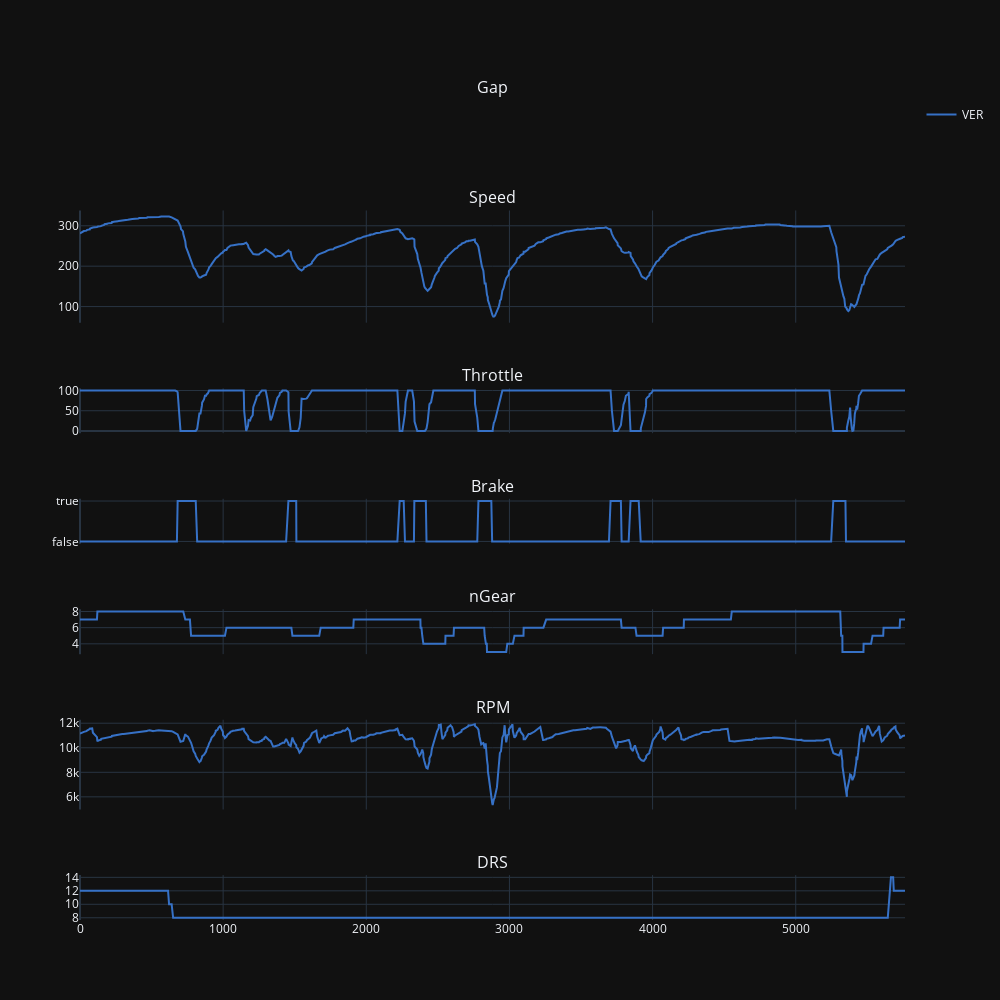
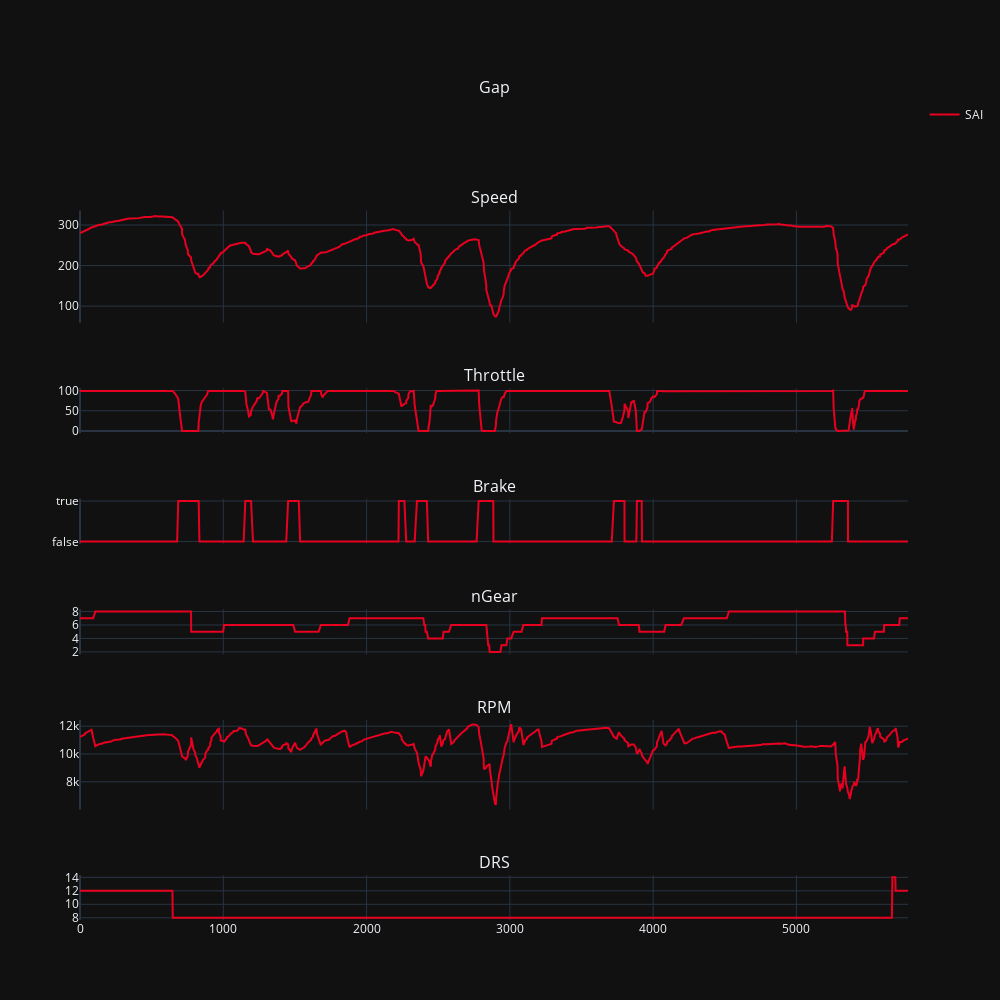
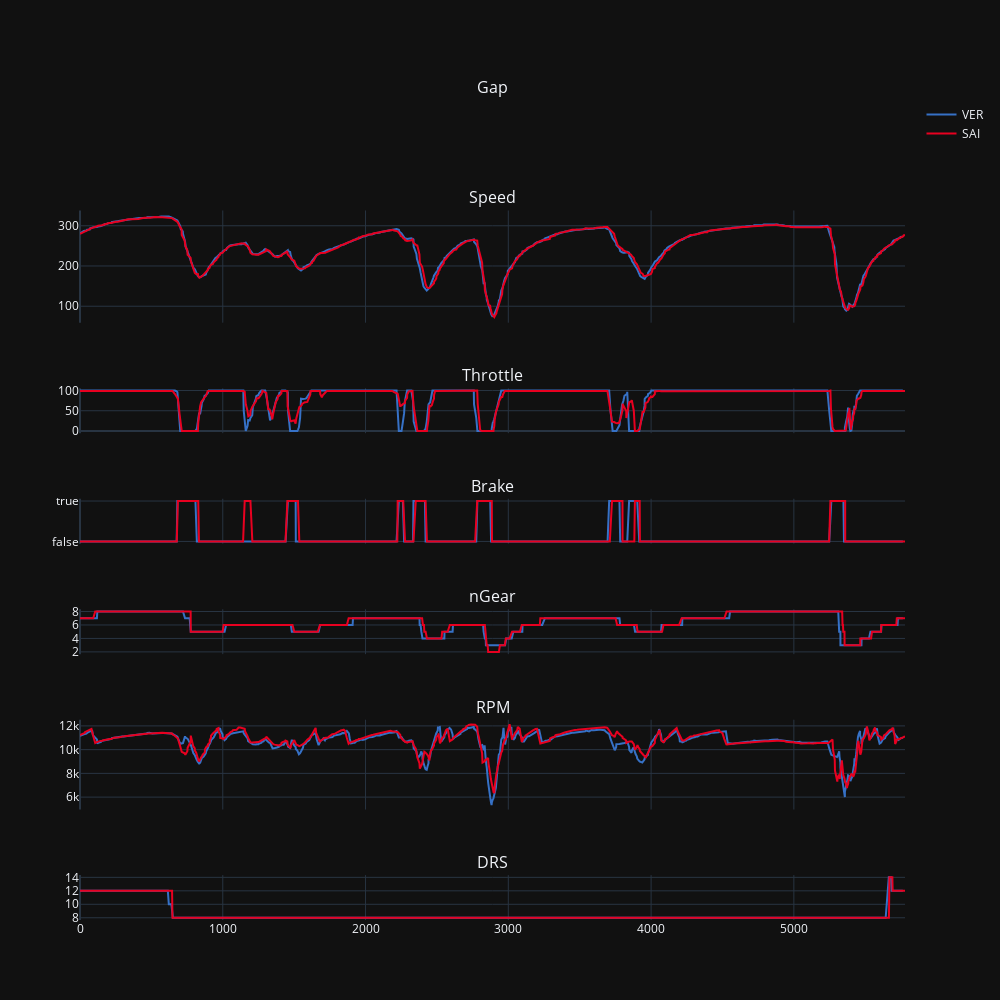

These figures' notebook cell, in order:
### Code cell
def get_image(
    data=telemetry_driver_1, driver_name=driver_1, driver_color=color_driver_1
):
    lapfigure = QualiLapFigure(
        data=data, driver_name=driver_name, driver_color=driver_color
    )
    lapfigure.new()
    lapfigure.fill_figure()
    lapfigure.update_layout()

    lapfigure.fig.show()
    return lapfigure


verstappen = get_image(
    data=telemetry_driver_1, driver_name=driver_1, driver_color=color_driver_1
)
sainz = get_image(
    data=telemetry_driver_2, driver_name=driver_2, driver_color=color_driver_2
)

final = QualiLapComparisonFigure.compare_laps([verstappen, sainz])
final.fig.show()

### Figure 1 — Plotly figure (JSON) as saved in the notebook; plotly's stock layout.template omitted (floating-point values rounded to 4 significant figures; data arrays with more than 128 entries replaced by an {"elided": "..."} marker saying what was removed)
{"data": [{"line": {"color": "#3671C6"}, "mode": "lines", "name": "VER", "showlegend": true, "type": "scatter", "x": {"elided": "685 float values"}, "xaxis": "x2", "y": {"elided": "685 int values"}, "yaxis": "y2"}, {"line": {"color": "#3671C6"}, "mode": "lines", "name": "VER", "showlegend": false, "type": "scatter", "x": {"elided": "685 float values"}, "xaxis": "x3", "y": {"elided": "685 int values"}, "yaxis": "y3"}, {"line": {"color": "#3671C6"}, "mode": "lines", "name": "VER", "showlegend": false, "type": "scatter", "x": {"elided": "685 float values"}, "xaxis": "x4", "y": {"elided": "685 bool values"}, "yaxis": "y4"}, {"line": {"color": "#3671C6"}, "mode": "lines", "name": "VER", "showlegend": false, "type": "scatter", "x": {"elided": "685 float values"}, "xaxis": "x5", "y": {"elided": "685 int values"}, "yaxis": "y5"}, {"line": {"color": "#3671C6"}, "mode": "lines", "name": "VER", "showlegend": false, "type": "scatter", "x": {"elided": "685 float values"}, "xaxis": "x6", "y": {"elided": "685 int values"}, "yaxis": "y6"}, {"line": {"color": "#3671C6"}, "mode": "lines", "name": "VER", "showlegend": false, "type": "scatter", "x": {"elided": "685 float values"}, "xaxis": "x7", "y": {"elided": "685 int values"}, "yaxis": "y7"}], "layout": {"annotations": [{"font": {"size": 16}, "showarrow": false, "text": "Gap", "x": 0.5, "xanchor": "center", "xref": "paper", "y": 1, "yanchor": "bottom", "yref": "paper"}, {"font": {"size": 16}, "showarrow": false, "text": "Speed", "x": 0.5, "xanchor": "center", "xref": "paper", "y": 0.8653, "yanchor": "bottom", "yref": "paper"}, {"font": {"size": 16}, "showarrow": false, "text": "Throttle", "x": 0.5, "xanchor": "center", "xref": "paper", "y": 0.6484, "yanchor": "bottom", "yref": "paper"}, {"font": {"size": 16}, "showarrow": false, "text": "Brake", "x": 0.5, "xanchor": "center", "xref": "paper", "y": 0.5137, "yanchor": "bottom", "yref": "paper"}, {"font": {"size": 16}, "showarrow": false, "text": "nGear", "x": 0.5, "xanchor": "center", "xref": "paper", "y": 0.3789, "yanchor": "bottom", "yref": "paper"}, {"font": {"size": 16}, "showarrow": false, "text": "RPM", "x": 0.5, "xanchor": "center", "xref": "paper", "y": 0.2442, "yanchor": "bottom", "yref": "paper"}, {"font": {"size": 16}, "showarrow": false, "text": "DRS", "x": 0.5, "xanchor": "center", "xref": "paper", "y": 0.05474, "yanchor": "bottom", "yref": "paper"}], "height": 1000, "width": 1000, "xaxis": {"anchor": "y", "domain": [0, 1], "matches": "x7", "showticklabels": false, "title": {"text": "Lap distance (meters)"}}, "xaxis2": {"anchor": "y2", "domain": [0, 1], "matches": "x7", "showticklabels": false}, "xaxis3": {"anchor": "y3", "domain": [0, 1], "matches": "x7", "showticklabels": false}, "xaxis4": {"anchor": "y4", "domain": [0, 1], "matches": "x7", "showticklabels": false}, "xaxis5": {"anchor": "y5", "domain": [0, 1], "matches": "x7", "showticklabels": false}, "xaxis6": {"anchor": "y6", "domain": [0, 1], "matches": "x7", "showticklabels": false}, "xaxis7": {"anchor": "y7", "domain": [0, 1]}, "yaxis": {"anchor": "x", "domain": [0.9453, 1]}, "yaxis2": {"anchor": "x2", "domain": [0.7284, 0.8653]}, "yaxis3": {"anchor": "x3", "domain": [0.5937, 0.6484]}, "yaxis4": {"anchor": "x4", "domain": [0.4589, 0.5137]}, "yaxis5": {"anchor": "x5", "domain": [0.3242, 0.3789]}, "yaxis6": {"anchor": "x6", "domain": [0.1347, 0.2442]}, "yaxis7": {"anchor": "x7", "domain": [0, 0.05474]}}}

### Figure 2 — Plotly figure (JSON) as saved in the notebook; plotly's stock layout.template omitted (floating-point values rounded to 4 significant figures; data arrays with more than 128 entries replaced by an {"elided": "..."} marker saying what was removed)
{"data": [{"line": {"color": "#E80020"}, "mode": "lines", "name": "SAI", "showlegend": true, "type": "scatter", "x": {"elided": "693 float values"}, "xaxis": "x2", "y": {"elided": "693 int values"}, "yaxis": "y2"}, {"line": {"color": "#E80020"}, "mode": "lines", "name": "SAI", "showlegend": false, "type": "scatter", "x": {"elided": "693 float values"}, "xaxis": "x3", "y": {"elided": "693 int values"}, "yaxis": "y3"}, {"line": {"color": "#E80020"}, "mode": "lines", "name": "SAI", "showlegend": false, "type": "scatter", "x": {"elided": "693 float values"}, "xaxis": "x4", "y": {"elided": "693 bool values"}, "yaxis": "y4"}, {"line": {"color": "#E80020"}, "mode": "lines", "name": "SAI", "showlegend": false, "type": "scatter", "x": {"elided": "693 float values"}, "xaxis": "x5", "y": {"elided": "693 int values"}, "yaxis": "y5"}, {"line": {"color": "#E80020"}, "mode": "lines", "name": "SAI", "showlegend": false, "type": "scatter", "x": {"elided": "693 float values"}, "xaxis": "x6", "y": {"elided": "693 int values"}, "yaxis": "y6"}, {"line": {"color": "#E80020"}, "mode": "lines", "name": "SAI", "showlegend": false, "type": "scatter", "x": {"elided": "693 float values"}, "xaxis": "x7", "y": {"elided": "693 int values"}, "yaxis": "y7"}], "layout": {"annotations": [{"font": {"size": 16}, "showarrow": false, "text": "Gap", "x": 0.5, "xanchor": "center", "xref": "paper", "y": 1, "yanchor": "bottom", "yref": "paper"}, {"font": {"size": 16}, "showarrow": false, "text": "Speed", "x": 0.5, "xanchor": "center", "xref": "paper", "y": 0.8653, "yanchor": "bottom", "yref": "paper"}, {"font": {"size": 16}, "showarrow": false, "text": "Throttle", "x": 0.5, "xanchor": "center", "xref": "paper", "y": 0.6484, "yanchor": "bottom", "yref": "paper"}, {"font": {"size": 16}, "showarrow": false, "text": "Brake", "x": 0.5, "xanchor": "center", "xref": "paper", "y": 0.5137, "yanchor": "bottom", "yref": "paper"}, {"font": {"size": 16}, "showarrow": false, "text": "nGear", "x": 0.5, "xanchor": "center", "xref": "paper", "y": 0.3789, "yanchor": "bottom", "yref": "paper"}, {"font": {"size": 16}, "showarrow": false, "text": "RPM", "x": 0.5, "xanchor": "center", "xref": "paper", "y": 0.2442, "yanchor": "bottom", "yref": "paper"}, {"font": {"size": 16}, "showarrow": false, "text": "DRS", "x": 0.5, "xanchor": "center", "xref": "paper", "y": 0.05474, "yanchor": "bottom", "yref": "paper"}], "height": 1000, "width": 1000, "xaxis": {"anchor": "y", "domain": [0, 1], "matches": "x7", "showticklabels": false, "title": {"text": "Lap distance (meters)"}}, "xaxis2": {"anchor": "y2", "domain": [0, 1], "matches": "x7", "showticklabels": false}, "xaxis3": {"anchor": "y3", "domain": [0, 1], "matches": "x7", "showticklabels": false}, "xaxis4": {"anchor": "y4", "domain": [0, 1], "matches": "x7", "showticklabels": false}, "xaxis5": {"anchor": "y5", "domain": [0, 1], "matches": "x7", "showticklabels": false}, "xaxis6": {"anchor": "y6", "domain": [0, 1], "matches": "x7", "showticklabels": false}, "xaxis7": {"anchor": "y7", "domain": [0, 1]}, "yaxis": {"anchor": "x", "domain": [0.9453, 1]}, "yaxis2": {"anchor": "x2", "domain": [0.7284, 0.8653]}, "yaxis3": {"anchor": "x3", "domain": [0.5937, 0.6484]}, "yaxis4": {"anchor": "x4", "domain": [0.4589, 0.5137]}, "yaxis5": {"anchor": "x5", "domain": [0.3242, 0.3789]}, "yaxis6": {"anchor": "x6", "domain": [0.1347, 0.2442]}, "yaxis7": {"anchor": "x7", "domain": [0, 0.05474]}}}

### Figure 3 — Plotly figure (JSON) as saved in the notebook; plotly's stock layout.template omitted (floating-point values rounded to 4 significant figures; data arrays with more than 128 entries replaced by an {"elided": "..."} marker saying what was removed)
{"data": [{"line": {"color": "#3671C6"}, "mode": "lines", "name": "VER", "showlegend": true, "type": "scatter", "x": {"elided": "685 float values"}, "xaxis": "x2", "y": {"elided": "685 int values"}, "yaxis": "y2"}, {"line": {"color": "#E80020"}, "mode": "lines", "name": "SAI", "showlegend": true, "type": "scatter", "x": {"elided": "693 float values"}, "xaxis": "x2", "y": {"elided": "693 int values"}, "yaxis": "y2"}, {"line": {"color": "#3671C6"}, "mode": "lines", "name": "VER", "showlegend": false, "type": "scatter", "x": {"elided": "685 float values"}, "xaxis": "x3", "y": {"elided": "685 int values"}, "yaxis": "y3"}, {"line": {"color": "#E80020"}, "mode": "lines", "name": "SAI", "showlegend": false, "type": "scatter", "x": {"elided": "693 float values"}, "xaxis": "x3", "y": {"elided": "693 int values"}, "yaxis": "y3"}, {"line": {"color": "#3671C6"}, "mode": "lines", "name": "VER", "showlegend": false, "type": "scatter", "x": {"elided": "685 float values"}, "xaxis": "x4", "y": {"elided": "685 bool values"}, "yaxis": "y4"}, {"line": {"color": "#E80020"}, "mode": "lines", "name": "SAI", "showlegend": false, "type": "scatter", "x": {"elided": "693 float values"}, "xaxis": "x4", "y": {"elided": "693 bool values"}, "yaxis": "y4"}, {"line": {"color": "#3671C6"}, "mode": "lines", "name": "VER", "showlegend": false, "type": "scatter", "x": {"elided": "685 float values"}, "xaxis": "x5", "y": {"elided": "685 int values"}, "yaxis": "y5"}, {"line": {"color": "#E80020"}, "mode": "lines", "name": "SAI", "showlegend": false, "type": "scatter", "x": {"elided": "693 float values"}, "xaxis": "x5", "y": {"elided": "693 int values"}, "yaxis": "y5"}, {"line": {"color": "#3671C6"}, "mode": "lines", "name": "VER", "showlegend": false, "type": "scatter", "x": {"elided": "685 float values"}, "xaxis": "x6", "y": {"elided": "685 int values"}, "yaxis": "y6"}, {"line": {"color": "#E80020"}, "mode": "lines", "name": "SAI", "showlegend": false, "type": "scatter", "x": {"elided": "693 float values"}, "xaxis": "x6", "y": {"elided": "693 int values"}, "yaxis": "y6"}, {"line": {"color": "#3671C6"}, "mode": "lines", "name": "VER", "showlegend": false, "type": "scatter", "x": {"elided": "685 float values"}, "xaxis": "x7", "y": {"elided": "685 int values"}, "yaxis": "y7"}, {"line": {"color": "#E80020"}, "mode": "lines", "name": "SAI", "showlegend": false, "type": "scatter", "x": {"elided": "693 float values"}, "xaxis": "x7", "y": {"elided": "693 int values"}, "yaxis": "y7"}], "layout": {"annotations": [{"font": {"size": 16}, "showarrow": false, "text": "Gap", "x": 0.5, "xanchor": "center", "xref": "paper", "y": 1, "yanchor": "bottom", "yref": "paper"}, {"font": {"size": 16}, "showarrow": false, "text": "Speed", "x": 0.5, "xanchor": "center", "xref": "paper", "y": 0.8653, "yanchor": "bottom", "yref": "paper"}, {"font": {"size": 16}, "showarrow": false, "text": "Throttle", "x": 0.5, "xanchor": "center", "xref": "paper", "y": 0.6484, "yanchor": "bottom", "yref": "paper"}, {"font": {"size": 16}, "showarrow": false, "text": "Brake", "x": 0.5, "xanchor": "center", "xref": "paper", "y": 0.5137, "yanchor": "bottom", "yref": "paper"}, {"font": {"size": 16}, "showarrow": false, "text": "nGear", "x": 0.5, "xanchor": "center", "xref": "paper", "y": 0.3789, "yanchor": "bottom", "yref": "paper"}, {"font": {"size": 16}, "showarrow": false, "text": "RPM", "x": 0.5, "xanchor": "center", "xref": "paper", "y": 0.2442, "yanchor": "bottom", "yref": "paper"}, {"font": {"size": 16}, "showarrow": false, "text": "DRS", "x": 0.5, "xanchor": "center", "xref": "paper", "y": 0.05474, "yanchor": "bottom", "yref": "paper"}], "height": 1000, "width": 1000, "xaxis": {"anchor": "y", "domain": [0, 1], "matches": "x7", "showticklabels": false, "title": {"text": "Lap distance (meters)"}}, "xaxis2": {"anchor": "y2", "domain": [0, 1], "matches": "x7", "showticklabels": false}, "xaxis3": {"anchor": "y3", "domain": [0, 1], "matches": "x7", "showticklabels": false}, "xaxis4": {"anchor": "y4", "domain": [0, 1], "matches": "x7", "showticklabels": false}, "xaxis5": {"anchor": "y5", "domain": [0, 1], "matches": "x7", "showticklabels": false}, "xaxis6": {"anchor": "y6", "domain": [0, 1], "matches": "x7", "showticklabels": false}, "xaxis7": {"anchor": "y7", "domain": [0, 1]}, "yaxis": {"anchor": "x", "domain": [0.9453, 1]}, "yaxis2": {"anchor": "x2", "domain": [0.7284, 0.8653]}, "yaxis3": {"anchor": "x3", "domain": [0.5937, 0.6484]}, "yaxis4": {"anchor": "x4", "domain": [0.4589, 0.5137]}, "yaxis5": {"anchor": "x5", "domain": [0.3242, 0.3789]}, "yaxis6": {"anchor": "x6", "domain": [0.1347, 0.2442]}, "yaxis7": {"anchor": "x7", "domain": [0, 0.05474]}}}
